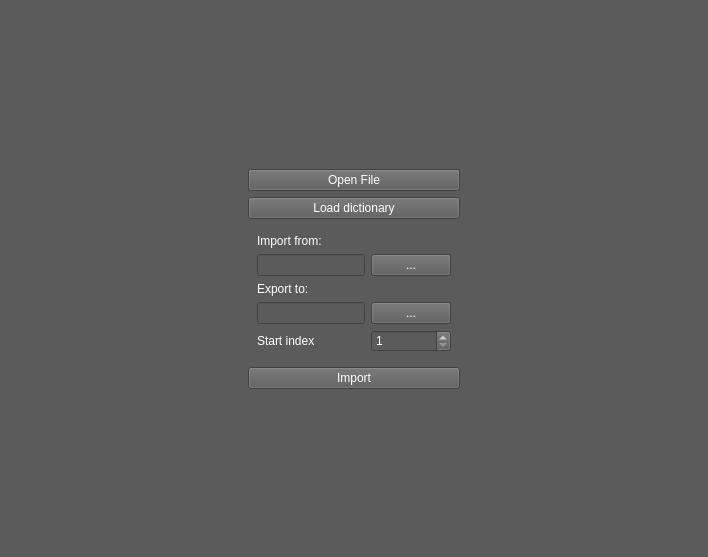
<?xml version="1.0" encoding="UTF-8"?>
<ui version="4.0">
 <class>DicomSource</class>
 <widget class="QWidget" name="DicomSource">
  <property name="geometry">
   <rect>
    <x>0</x>
    <y>0</y>
    <width>708</width>
    <height>557</height>
   </rect>
  </property>
  <property name="windowTitle">
   <string>Form</string>
  </property>
  <property name="styleSheet">
   <string notr="true">background-color: rgb(91,91,91);
color: white
</string>
  </property>
  <layout class="QHBoxLayout" name="horizontalLayout">
   <item>
    <widget class="QWidget" name="widget" native="true">
     <property name="sizePolicy">
      <sizepolicy hsizetype="Expanding" vsizetype="Preferred">
       <horstretch>0</horstretch>
       <verstretch>0</verstretch>
      </sizepolicy>
     </property>
    </widget>
   </item>
   <item>
    <widget class="QWidget" name="widget_4" native="true">
     <property name="sizePolicy">
      <sizepolicy hsizetype="Preferred" vsizetype="Expanding">
       <horstretch>0</horstretch>
       <verstretch>0</verstretch>
      </sizepolicy>
     </property>
     <layout class="QVBoxLayout" name="verticalLayout">
      <item>
       <widget class="QWidget" name="widget_3" native="true">
        <property name="sizePolicy">
         <sizepolicy hsizetype="Preferred" vsizetype="Expanding">
          <horstretch>0</horstretch>
          <verstretch>0</verstretch>
         </sizepolicy>
        </property>
       </widget>
      </item>
      <item>
       <widget class="QPushButton" name="openFileButton">
        <property name="text">
         <string>Open File</string>
        </property>
       </widget>
      </item>
      <item>
       <widget class="QPushButton" name="loadDirectoryButton">
        <property name="text">
         <string>Load dictionary</string>
        </property>
       </widget>
      </item>
      <item>
       <widget class="QWidget" name="widget_6" native="true">
        <property name="sizePolicy">
         <sizepolicy hsizetype="Preferred" vsizetype="Preferred">
          <horstretch>0</horstretch>
          <verstretch>0</verstretch>
         </sizepolicy>
        </property>
        <layout class="QFormLayout" name="formLayout">
         <item row="0" column="0">
          <widget class="QLabel" name="label">
           <property name="text">
            <string>Import from:</string>
           </property>
          </widget>
         </item>
         <item row="3" column="0">
          <widget class="QLabel" name="label_2">
           <property name="text">
            <string>Export to:</string>
           </property>
          </widget>
         </item>
         <item row="1" column="0">
          <widget class="QLineEdit" name="importFromEdit"/>
         </item>
         <item row="4" column="0">
          <widget class="QLineEdit" name="exportToEdit"/>
         </item>
         <item row="1" column="1">
          <widget class="QPushButton" name="importFromButton">
           <property name="text">
            <string>...</string>
           </property>
          </widget>
         </item>
         <item row="4" column="1">
          <widget class="QPushButton" name="exportToButton">
           <property name="text">
            <string>...</string>
           </property>
          </widget>
         </item>
         <item row="5" column="0">
          <widget class="QLabel" name="label_3">
           <property name="text">
            <string>Start index</string>
           </property>
          </widget>
         </item>
         <item row="5" column="1">
          <widget class="QSpinBox" name="startIndex">
           <property name="minimum">
            <number>1</number>
           </property>
           <property name="maximum">
            <number>65535</number>
           </property>
           <property name="value">
            <number>1</number>
           </property>
          </widget>
         </item>
        </layout>
       </widget>
      </item>
      <item>
       <widget class="QPushButton" name="importButton">
        <property name="text">
         <string>Import</string>
        </property>
       </widget>
      </item>
      <item>
       <widget class="QWidget" name="widget_5" native="true">
        <property name="sizePolicy">
         <sizepolicy hsizetype="Preferred" vsizetype="Expanding">
          <horstretch>0</horstretch>
          <verstretch>0</verstretch>
         </sizepolicy>
        </property>
       </widget>
      </item>
     </layout>
    </widget>
   </item>
   <item>
    <widget class="QWidget" name="widget_2" native="true">
     <property name="sizePolicy">
      <sizepolicy hsizetype="Expanding" vsizetype="Preferred">
       <horstretch>0</horstretch>
       <verstretch>0</verstretch>
      </sizepolicy>
     </property>
    </widget>
   </item>
  </layout>
 </widget>
 <resources>
  <include location="../../dicom/ui/dicomRC.qrc"/>
 </resources>
 <connections/>
</ui>
